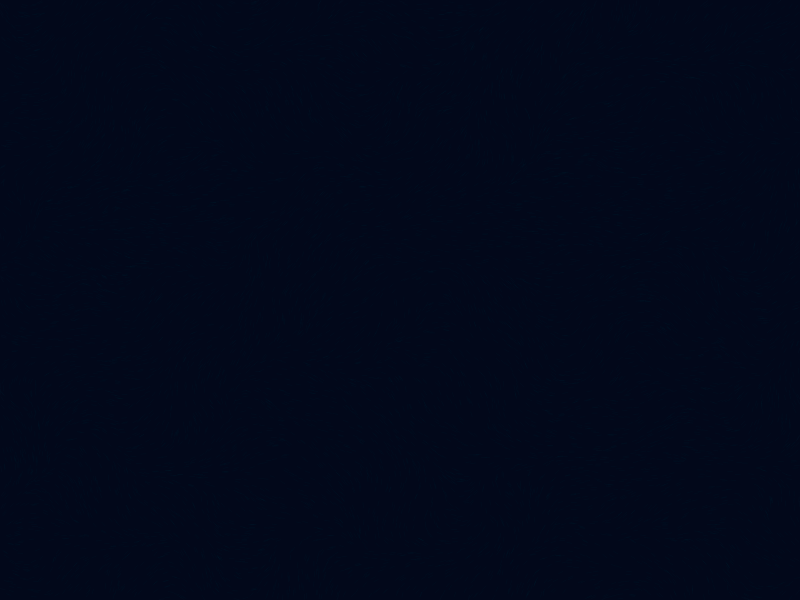
Frame 1 (no input)
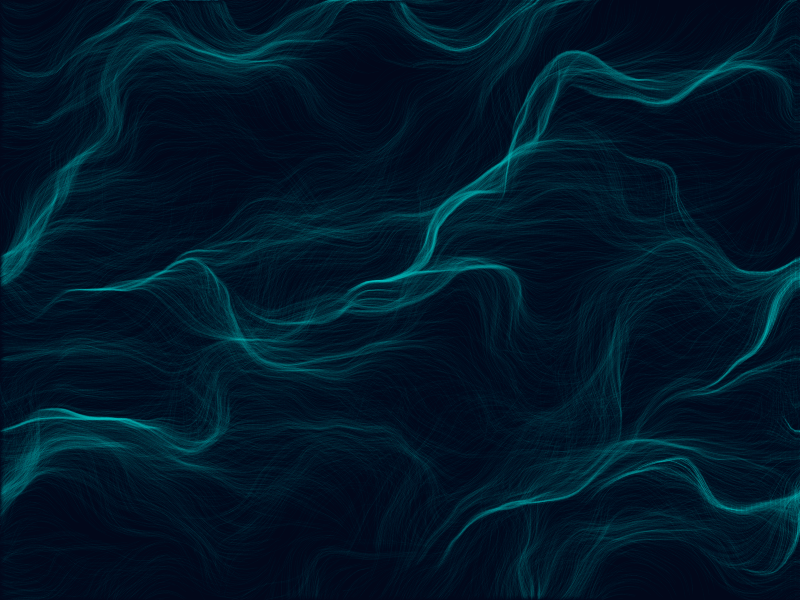
Frame 60 (no input)
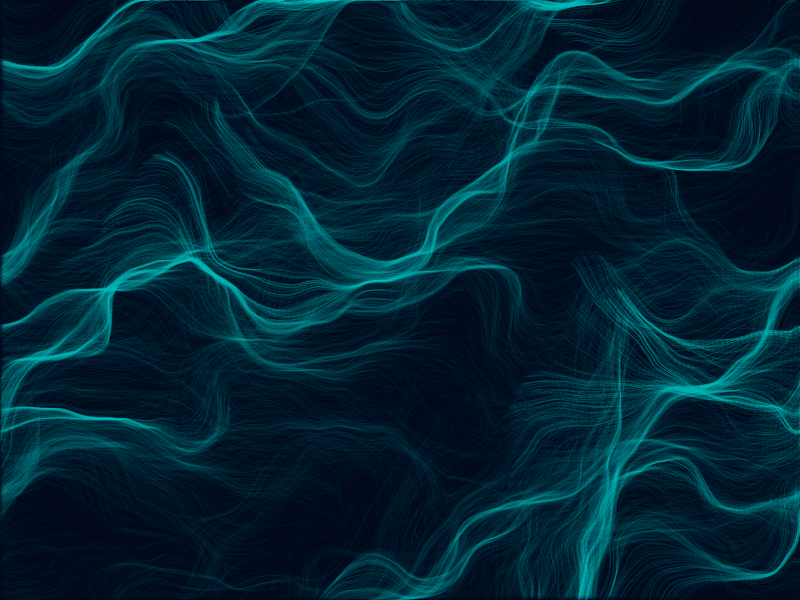
Frame 120 (the mouse pressed at the canvas centre since frame 60)

The p5.js sketch that drew these frames (run headless with seeded random() and noise() and a simulated clock; from frame 60 on, the mouse is pressed at the canvas centre):

// p5.js sketch
// ── sketch.js
var inc = 0.1;
var scl = 10;
var cols, rows;

var fr;
var zoff = 0;

var particle = [];
var flowfield = [];

function setup() {
	createCanvas(displayWidth, displayHeight);
	cols = floor(width/scl);
	rows = floor(height/scl);
	fr = createP('');

	flowfield = new Array(cols * rows);

	for(var i = 0; i < 10000; i++){
		particle[i] = new Particle();
	}
	background(2, 8, 26);
}

function draw() {
	var yoff = 0;

	for(var y = 0; y < rows; y++){
		var xoff = 0;
		for(var x = 0; x < cols; x++){
			var index = (x + y*cols);
			var angle = noise(xoff, yoff, zoff) * TWO_PI;
			var v = p5.Vector.fromAngle(angle);
			v.setMag(10);
			flowfield[index] = v;
			xoff += inc;
			stroke(0, 50);
			// push();
			// translate(x * scl, y * scl);
			// rotate(v.heading());
			// strokeWeight(1);
			// line(0, 0, scl, 0);
			// pop();
		}
		yoff += inc;
		zoff += 0.0003;
	}
	for(var i = 0; i < particle.length; i++){
		particle[i].follow(flowfield);
		particle[i].update();
		particle[i].edges();
		particle[i].show();
	}

	fr.html(floor(frameRate()));
}

// ── particle.js
function Particle(){
  this.pos = createVector(random(width), random(height));
  this.vel = createVector(0, 0);
  this.acc = createVector(0, 0);
  this.maxspeed = 5;

  this.prevPos = this.pos.copy();

  this.update = function(){
    this.vel.add(this.acc);
    this.vel.limit(this.maxspeed);
    this.pos.add(this.vel);
    this.acc.mult(0);
  }

  this.follow = function(vectors){
    var x = floor(this.pos.x/scl);
    var y = floor(this.pos.y/scl);

    var index = x + y * cols;
    var force = vectors[index];
    this.applyForce(force);
  }

  this.applyForce = function(force){
    this.acc.add(force);
  }

  this.show = function(){
    stroke(17, 200, 200, 5);
    strokeWeight(1);
    line(this.pos.x, this.pos.y, this.prevPos.x, this.prevPos.y);
    this.updatePrev();
  }

  this.updatePrev = function(){
    this.prevPos.x = this.pos.x;
    this.prevPos.y = this.pos.y;
  }

  this.edges = function(){
    if(this.pos.x > width){
      this.pos.x = 0;
      this.updatePrev();
    }
    if(this.pos.x < 0){
      this.pos.x = width;
      this.updatePrev();
    }
    if(this.pos.y > height) {
      this.pos.y = 0;
      this.updatePrev();
    }
    if(this.pos.y < 0){
      this.pos.y = width;
      this.updatePrev();
    }
  }
}
